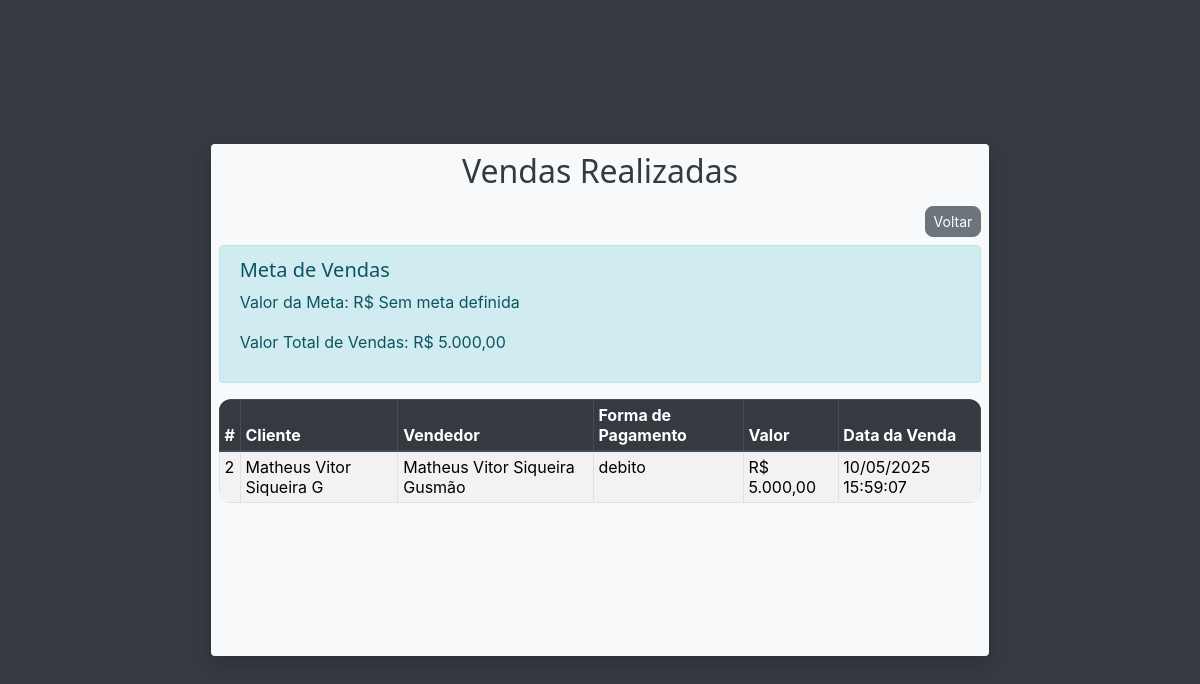
/view/vendedor/meta_vendedor.php (signed in), run on the app's committed database.
### tables this page shows
CREATE TABLE `vendas` (
  `id` int(11) NOT NULL,
  `fk_cliente_id` int(11) DEFAULT NULL,
  `fk_vendedor_id` int(11) DEFAULT NULL,
  `fk_forma_pagto_id` int(11) DEFAULT NULL,
  `valor` decimal(10,0) DEFAULT NULL,
  `data_criacao` timestamp NOT NULL DEFAULT current_timestamp(),
  `data_venda` date DEFAULT curdate(),
  `valor_total` decimal(10,2) NOT NULL DEFAULT 0.00
);

CREATE TABLE `clientes` (
  `id` int(11) NOT NULL,
  `nome` varchar(200) NOT NULL,
  `cpf` char(11) NOT NULL,
  `email` varchar(200) NOT NULL,
  `telefone` varchar(15) DEFAULT NULL,
  `logradouro` varchar(200) DEFAULT NULL,
  `numero` varchar(10) DEFAULT NULL,
  `bairro` varchar(100) DEFAULT NULL,
  `cidade` varchar(100) DEFAULT NULL,
  `estado` char(2) DEFAULT NULL,
  `sexo` char(1) DEFAULT NULL,
  `data_criacao` timestamp NOT NULL DEFAULT current_timestamp(),
  `data_atualizacao` timestamp NOT NULL DEFAULT current_timestamp() ON UPDATE current_timestamp(),
  `modificado_por` int(11) DEFAULT NULL
);

CREATE TABLE `vendedores` (
  `id` int(11) NOT NULL,
  `nome` varchar(200) NOT NULL,
  `cpf` char(11) NOT NULL,
  `email` varchar(200) NOT NULL,
  `telefone` varchar(15) DEFAULT NULL,
  `logradouro` varchar(255) DEFAULT NULL,
  `numero` varchar(10) DEFAULT NULL,
  `bairro` varchar(100) DEFAULT NULL,
  `cidade` varchar(100) DEFAULT NULL,
  `estado` varchar(2) DEFAULT NULL,
  `sexo` char(1) DEFAULT NULL,
  `data_criacao` timestamp NOT NULL DEFAULT current_timestamp(),
  `data_atualizacao` timestamp NOT NULL DEFAULT current_timestamp() ON UPDATE current_timestamp(),
  `modificado_por` int(11) DEFAULT NULL,
  `senha` varchar(200) DEFAULT NULL,
  `tipo` enum('admin','vendedor') NOT NULL DEFAULT 'vendedor'
);

CREATE TABLE `forma_pagto` (
  `id` int(11) NOT NULL,
  `descricao` varchar(100) NOT NULL
);

### view/vendedor/meta_vendedor.php (the view, shortened to what this page needs)
<?php
include '../../connection.php';
include '../../head.php';
if ($_SESSION['tipo_usuario'] == 'admin') {
    $sql = "SELECT v.id, c.nome AS cliente, ve.nome AS vendedor, fp.descricao AS forma_pagto, v.valor, v.data_criacao
            FROM vendas v
            INNER JOIN clientes c ON v.fk_cliente_id = c.id
            INNER JOIN vendedores ve ON v.fk_vendedor_id = ve.id
            INNER JOIN forma_pagto fp ON v.fk_forma_pagto_id = fp.id
            ORDER BY v.data_criacao DESC";
} else {
    $sql = "SELECT v.id, c.nome AS cliente, ve.nome AS vendedor, fp.descricao AS forma_pagto, v.valor, v.data_criacao
            FROM vendas v
            INNER JOIN clientes c ON v.fk_cliente_id = c.id
            INNER JOIN vendedores ve ON v.fk_vendedor_id = ve.id
            INNER JOIN forma_pagto fp ON v.fk_forma_pagto_id = fp.id
            WHERE v.fk_vendedor_id = {$_SESSION['usuario_id']}
            ORDER BY v.data_criacao DESC";
}
$stmt = $conn->prepare($sql);
if (!$stmt->execute()) {
    die("Erro ao executar consulta: " . $stmt->error);
}
$result = $stmt->get_result();
$sql_meta = "SELECT valor FROM meta_vendas WHERE fk_vendedor_id = {$_SESSION['usuario_id']} AND data_validade >= CURDATE() LIMIT 1";
$stmt_meta = $conn->prepare($sql_meta);
$result_meta = $stmt_meta->get_result();
$meta = $result_meta->fetch_assoc();
$sql_total_vendas = "SELECT SUM(valor) AS total_vendas FROM vendas WHERE fk_vendedor_id = {$_SESSION['usuario_id']}";
$stmt_total_vendas = $conn->prepare($sql_total_vendas);
if (!$stmt_total_vendas->execute()) {
    die("Erro ao calcular o total das vendas: " . $stmt_total_vendas->error);
}
$result_total_vendas = $stmt_total_vendas->get_result();
$total_vendas = $result_total_vendas->fetch_assoc()['total_vendas'];
?>
<!DOCTYPE html>
<html lang="pt-br">
<head>
    <link rel="stylesheet" href="https://stackpath.bootstrapcdn.com/bootstrap/4.5.2/css/bootstrap.min.css">
</head>
<body>
    <div class="w-100 vh-100 d-flex flex-column justify-content-center align-items-center bg-dark p-3">
        <div class="col-12 col-sm-10 col-md-9 col-lg-8 bg-light p-2 rounded shadow">
            <h2 class="text-center text-dark mb-3">Vendas Realizadas</h2>
            <div class="mb-2 text-right">
                <?php
                if ($_SESSION['tipo_usuario'] == 'admin') {
                    echo '<a href="../administrador/home_adm.php" class="btn btn-secondary btn-sm">Voltar</a>';
                } elseif ($_SESSION['tipo_usuario'] == 'vendedor') {
                    echo '<a href="../vendedor/home_vendedor.php" class="btn btn-secondary btn-sm">Voltar</a>';
                }
                ?>
            </div>
            <?php if ($_SESSION['tipo_usuario'] == 'vendedor'): ?>
                <div class="alert alert-info">
                    <h5>Meta de Vendas</h5>
                    <p>Valor da Meta: R$
                        <?php
                        if (isset($meta) && isset($meta['valor'])) {
                            echo number_format($meta['valor'], 2, ',', '.');
                        } else {
                            echo 'Sem meta definida';
                        }
                        ?>
                    </p>
                    <p>Valor Total de Vendas: R$ <?= number_format($total_vendas, 2, ',', '.') ?></p>
                </div>
            <?php endif; ?>
            <div class="table-responsive">
                <table class="table table-sm table-bordered table-striped">
                    <thead class="thead-dark">
                        <tr>
                            <th>#</th>
                            <th>Cliente</th>
                            <th>Vendedor</th>
                            <th>Forma de Pagamento</th>
                            <th>Valor</th>
                            <th>Data da Venda</th>
                        </tr>
                    </thead>
                    <tbody>
                        <?php
                        if ($result->num_rows > 0) {
                            while ($row = $result->fetch_assoc()) {
                                echo "<tr>
                                        <td>{$row['id']}</td>
                                        <td>{$row['cliente']}</td>
                                        <td>{$row['vendedor']}</td>
                                        <td>{$row['forma_pagto']}</td>
                                        <td>R$ " . number_format($row['valor'], 2, ',', '.') . "</td>
                                        <td>" . date("d/m/Y H:i:s", strtotime($row['data_criacao'])) . "</td>
                                      </tr>";
                            }
                        } else {
                            echo "<tr><td colspan='6' class='text-center'>Nenhuma venda encontrada</td></tr>";
                        }
                        ?>
                    </tbody>
                </table>
            </div>
        </div>
    </div>
</body>
</html>

### assets/css/style.css (style rules this page uses)
* { margin: 0; padding: 0; box-sizing: border-box; }
body { font-family: 'Segoe UI', Arial, sans-serif; font-size: 16px; background-color: #222; color: #222; }
.bg-light { background-color: #fff !important; }
.bg-dark { background-color: #222 !important; }
.rounded { border-radius: 16px !important; }
.shadow { box-shadow: 0 4px 24px rgba(0,0,0,0.08), 0 1.5px 4px rgba(0,0,0,0.04); }
.btn { border-radius: 8px !important; font-weight: 500; transition: background 0.2s, color 0.2s; }
.btn-secondary { background: #222; border: none; color: #fff; }
.table { border-radius: 12px; overflow: hidden; }
h1, h2, h3, h4, h5 { font-family: 'Segoe UI', Arial, sans-serif; font-weight: 700; color: #f7b731; }
.text-dark { color: #222 !important; }

### data on the page
vendas: id "2", fk_cliente.nome "Matheus Vitor Siqueira G", fk_vendedor.nome "Matheus Vitor Siqueira Gusmão", fk_forma_pagto.descricao "debito", valor "5.000,00", data_criacao "10/05/2025 15:59:07"

### other printed values
$total_vendas "5.000,00"
